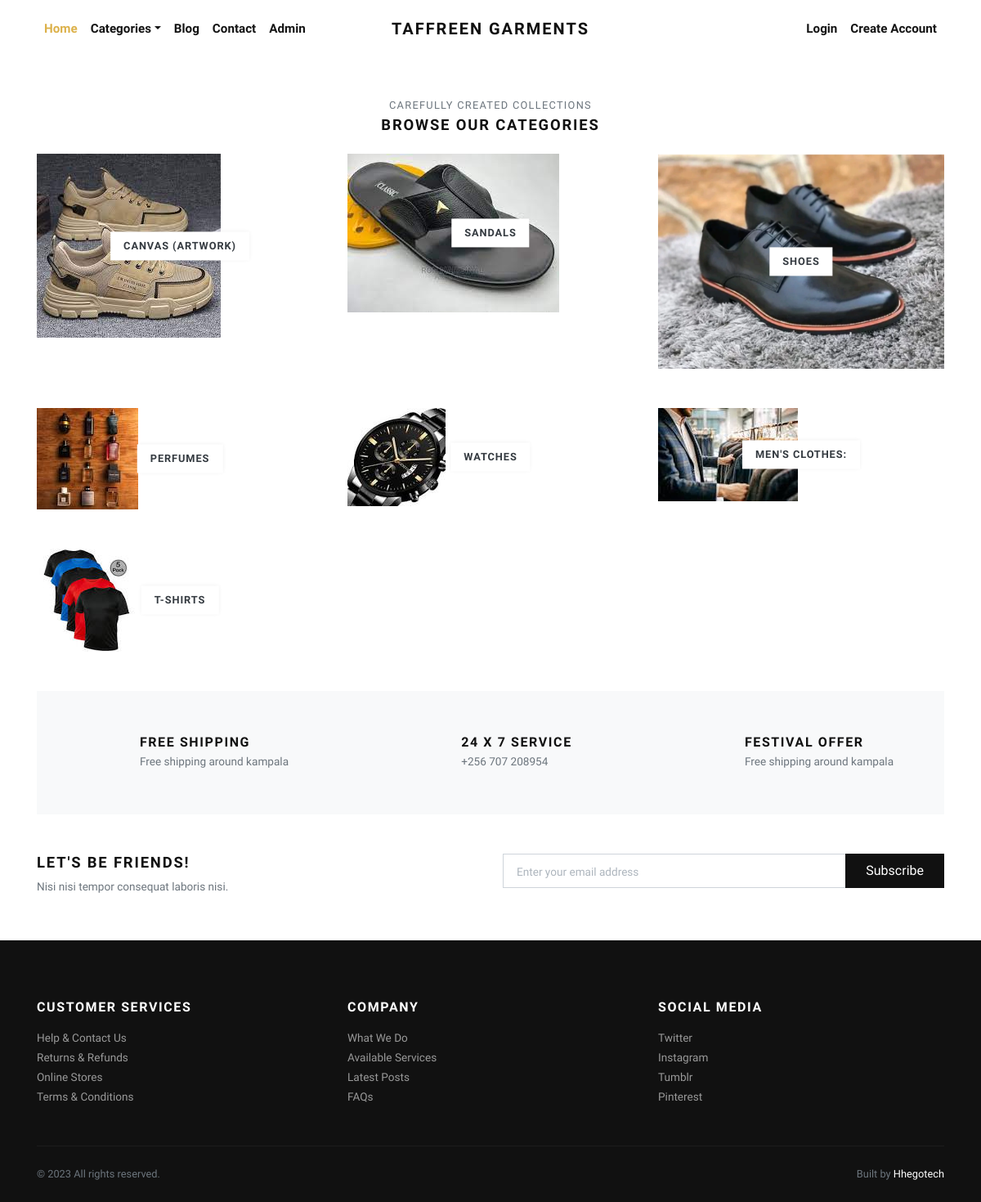
Page /categories/ on the committed database.
### store/models.py (models this page shows, shortened)
class Category(models.Model):
    title = models.CharField(max_length=50, verbose_name="Category Title")
    slug = models.SlugField(max_length=55, verbose_name="Category Slug")
    description = models.TextField(blank=True, verbose_name="Category Description")
    category_image = models.ImageField(upload_to='category', blank=True, null=True, verbose_name="Category Image")
    is_active = models.BooleanField(verbose_name="Is Active?")
    is_featured = models.BooleanField(verbose_name="Is Featured?")
    created_at = models.DateTimeField(auto_now_add=True, verbose_name="Created Date")
    updated_at = models.DateTimeField(auto_now=True, verbose_name="Updated Date")
    class Meta:
        verbose_name_plural = 'Categories'
        ordering = ('-created_at', )

### store/views.py (the view)
# urls.py: path('categories/', views.all_categories, name="all-categories"),
def all_categories(request):
    categories = Category.objects.filter(is_active=True)
    return render(request, 'store/categories.html', {'categories':categories})

### store/context_preprocessors.py (called while the page is built)
def store_menu(request):
    categories = Category.objects.filter(is_active=True)
    context = {
        'categories_menu': categories,
    }
    return context

def cart_menu(request):
    if request.user.is_authenticated:
        cart_items= Cart.objects.filter(user=request.user)
        context = {
            'cart_items': cart_items,
        }
    else:
        context = {}
    return context

### templates/store/categories.html
{% extends 'base.html' %}
{% load static %}
      {% block content %}
      <div class="container">
        <section class="pt-5">
          <header class="text-center">
            <p class="small text-muted small text-uppercase mb-1">Carefully created collections</p>
            <h2 class="h5 text-uppercase mb-4">Browse our categories</h2>
          </header>
          <div class="row">
          {% if categories %}
            {% for category in categories %}
              <div class="col-md-4 mb-4 mb-md-5">
                <a class="category-item" href="{% url 'store:category-products' category.slug %}">
                  {% if category.category_image %}
                    <img class="img-fluid" src="{{ category.category_image.url }}" alt="{{ category.title }}">
                    {% else %}
                    <img class="img-fluid" src="{% static 'img/cat-img-1.jpg' %}" alt="{{ category.title }}">
                  {% endif %}
                  <strong class="category-item-title">{{ category.title }}</strong>
                </a>
              </div>
            {% endfor %}
          {% endif %}
          </div>
        </section>
        <section class="py-5 bg-light">
          <div class="container">
            <div class="row text-center">
              <div class="col-lg-4 mb-3 mb-lg-0">
                <div class="d-inline-block">
                  <div class="media align-items-end">
                    <svg class="svg-icon svg-icon-big svg-icon-light">
                      <use xlink:href="#delivery-time-1"> </use>
                    </svg>
                    <div class="media-body text-left ml-3">
                      <h6 class="text-uppercase mb-1">Free shipping</h6>
                      <p class="text-small mb-0 text-muted">Free shipping around kampala</p>
                    </div>
                  </div>
                </div>
              </div>
              <div class="col-lg-4 mb-3 mb-lg-0">
                <div class="d-inline-block">
                  <div class="media align-items-end">
                    <svg class="svg-icon svg-icon-big svg-icon-light">
                      <use xlink:href="#helpline-24h-1"> </use>
                    </svg>
                    <div class="media-body text-left ml-3">
                      <h6 class="text-uppercase mb-1">24 x 7 service</h6>
                      <p class="text-small mb-0 text-muted">+256 707 208954</p>
                    </div>
                  </div>
                </div>
              </div>
              <div class="col-lg-4">
                <div class="d-inline-block">
                  <div class="media align-items-end">
                    <svg class="svg-icon svg-icon-big svg-icon-light">
                      <use xlink:href="#label-tag-1"> </use>
                    </svg>
                    <div class="media-body text-left ml-3">
                      <h6 class="text-uppercase mb-1">Festival offer</h6>
                      <p class="text-small mb-0 text-muted">Free shipping around kampala</p>
                    </div>
                  </div>
                </div>
              </div>
            </div>
          </div>
        </section>
        <section class="py-5">
          <div class="container p-0">
            <div class="row">
              <div class="col-lg-6 mb-3 mb-lg-0">
                <h5 class="text-uppercase">Let's be friends!</h5>
                <p class="text-small text-muted mb-0">Nisi nisi tempor consequat laboris nisi.</p>
              </div>
              <div class="col-lg-6">
                <form action="#">
                  <div class="input-group flex-column flex-sm-row mb-3">
                    <input class="form-control form-control-lg py-3" type="email" placeholder="Enter your email address" aria-describedby="button-addon2">
                    <div class="input-group-append">
                      <button class="btn btn-dark btn-block" id="button-addon2" type="submit">Subscribe</button>
                    </div>
                  </div>
                </form>
              </div>
            </div>
          </div>
        </section>
      </div>
      {% endblock content %}

### taffreen/static/css/style.default.css (style rules this page uses)
.text-small { font-size: 0.85rem !important; }
strong { font-weight: 700; }
.category-item { display: block; position: relative; color: #343a40; transition: all 0.3s; }
.category-item img { transition: all 0.3s; }
.category-item-title { display: inline-block; padding: 0.5rem 1rem; background: #fff; text-transform: uppercase; letter-spacing: 0.07em; position: absolute; top: 50%; left: 50%; -webkit-transform: translate(-50%, -50%); transform: translate(-50%, -50%); box-shadow: 0 0 5px rgba(0, 0, 0, 0.07); font-size: 0.8rem; }
.text-uppercase { text-transform: uppercase; letter-spacing: 0.1em; }
.svg-icon { width: 32px; height: 32px; vertical-align: text-bottom; stroke: currentColor; stroke-width: 3; --layer1: currentColor; --layer2: currentColor; --layer3: currentColor; }
.svg-icon.svg-icon-light { stroke-width: 2; }
.svg-icon-big { width: 48px; height: 48px; }
.btn { font-weight: 400; border: 1px solid transparent; font-family: inherit; padding: 0.375rem 1.5rem; font-size: 1rem; line-height: 1.5; border-radius: 0; transition: color 0.15s ease-in-out, background-color 0.15s ease-in-out, border-color 0.15s ease-in-out, box-shadow 0.15s ease-in-out; }
.btn-dark { color: #fff; background-color: #111111; border-color: #111111; }
body { font-family: "Libre Franklin", sans-serif; font-size: 1rem; font-weight: 400; line-height: 1.5; color: #111111; background-color: #fff; }
a { color: #dcb14a; text-decoration: none; }
h1, h2, h3, h4, h5, h6, .h1, .h2, .h3, .h4, .h5, .h6 { margin-bottom: 0.5rem; font-family: inherit; font-weight: 900; line-height: 1.2; color: inherit; }
h2, .h2 { font-size: 1.9rem; }
h5, .h5 { font-size: 1.15rem; }
h6, .h6 { font-size: 1rem; }
small, .small { font-size: 80%; font-weight: 400; }
.bg-light { background-color: #f8f9fa !important; }
.form-control { padding: 0.375rem 0.75rem; font-size: 1rem; line-height: 1.5; color: #495057; background-color: #fff; border: 1px solid #ced4da; border-radius: 0; transition: border-color 0.15s ease-in-out, box-shadow 0.15s ease-in-out; }
.form-control::placeholder { color: #adb5bd; font-size: 0.85rem; font-weight: 400; }
.form-control-lg { padding: 0.5rem 1rem; font-size: 1rem; line-height: 1.5; border-radius: 0; }

### rows in the picture
Category: title "CANVAS (ARTWORK)"
Category: title "SANDALS"
Category: title "SHOES"
Category: category_image (picture), title "PERFUMES"
Category: category_image (picture), title "WATCHES"
Category: category_image (picture), title "MEN'S CLOTHES:"
Category: category_image (picture), title "T-SHIRTS"
